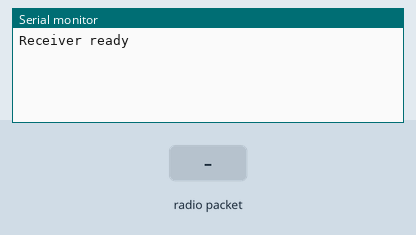
Recording of a sketch running on a simulated Arduino Uno, built with avr-gcc and run on an emulated ATmega328P. Shown: the last lines printed to the serial monitor. The test bench sets the inputs (shaded band). No radio packets arrive unless stated.

Above: at 1.2 s.
1.3 s: radio packet "1" arrives
At 2.5 s:
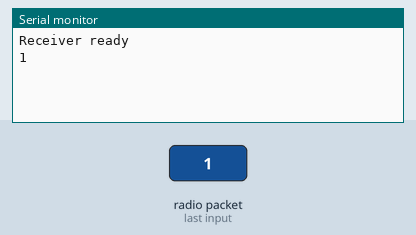
2.8 s: radio packet "0" arrives
At 3.8 s:
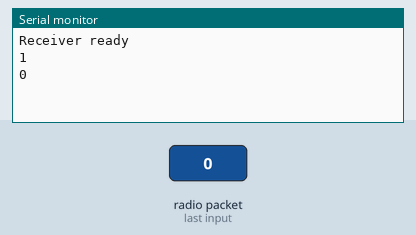
4.3 s: radio packet "2" arrives
At 4.9 s:
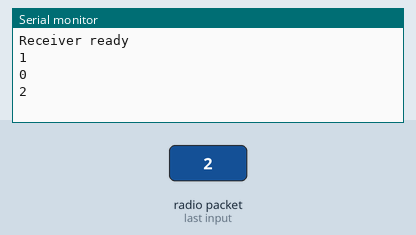

Measured:
- after the input at 1.3 s, the serial monitor: prints a new line at once (image 1)
- after the input at 2.8 s, the serial monitor: prints a new line at once (image 2)
- after the input at 4.3 s, the serial monitor: prints a new line at once (image 3)

The sketch:

Hello_Rx.ino
```cpp
#include <SPI.h>
#include <LoRa.h>

#define LORA_SS   10
#define LORA_RST  9
#define LORA_DIO0 2

void setup() {
  Serial.begin(115200);
  LoRa.setPins(LORA_SS, LORA_RST, LORA_DIO0);

  if (!LoRa.begin(915E6)) {
    Serial.println("LoRa failed");
    while (1);
  }
  Serial.println("Receiver ready");
}

void loop() {
  int packetSize = LoRa.parsePacket();
  if (packetSize) {
    while (LoRa.available()) {
      Serial.print((char)LoRa.read());
    }
    Serial.println();
  }
}
```
